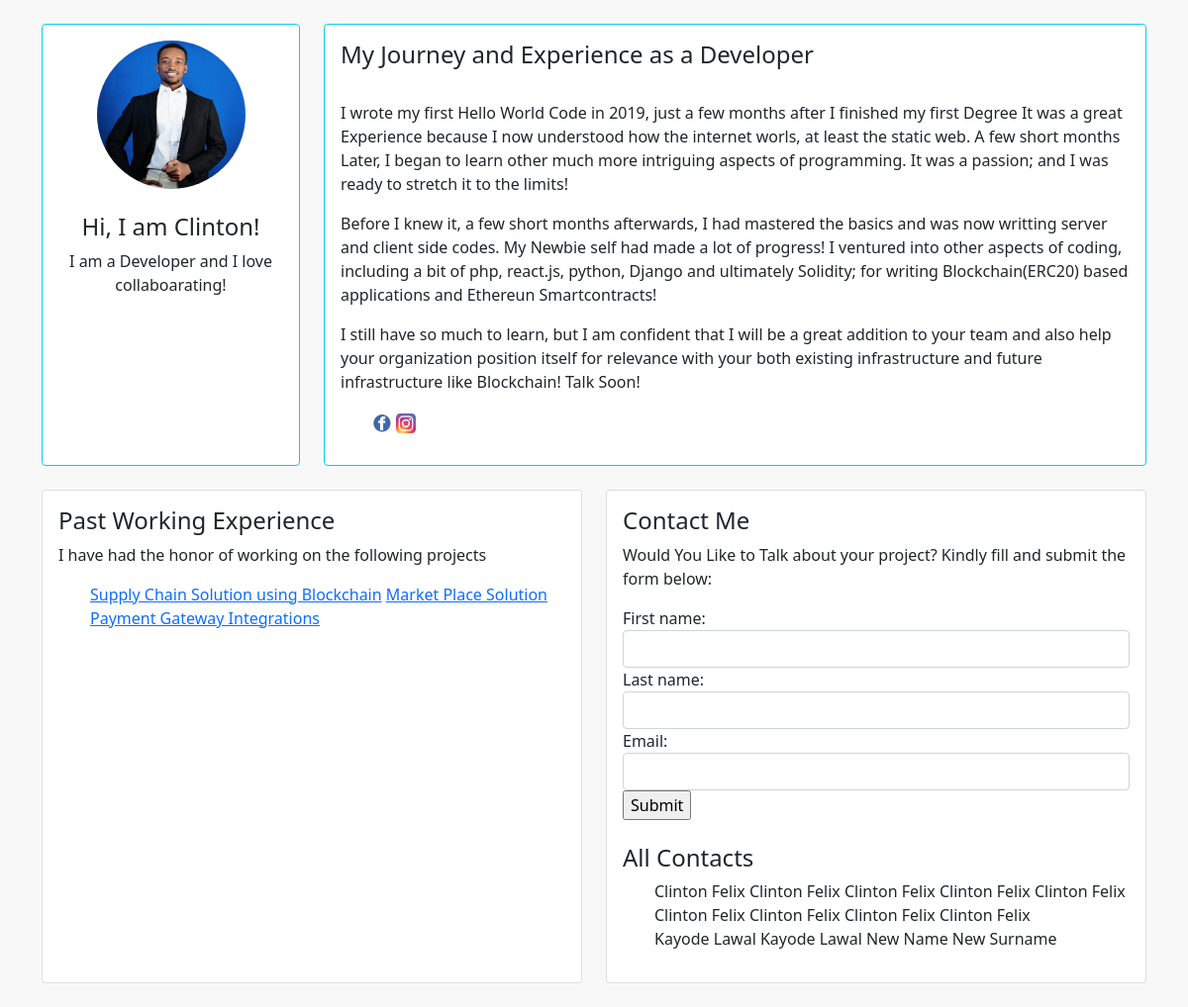
The page / on the database its author committed.
### base/models.py (models this page shows, shortened)
class Customer(models.Model):
    first_name = models.CharField(  max_length = 200)
    last_name = models.CharField(  max_length = 200)
    email = models.EmailField(  max_length = 200)

### base/views.py (the view)
# urls.py: 2. Add a URL to urlpatterns:  path('', views.home, name='home')
def home(request):
    form = CustomerForm()
    allFilledForm = Customer.objects.all()
    if request.method == 'POST':
        print(request.POST)
        form = CustomerForm(request.POST)
        if form.is_valid():
            form.save()
            return redirect('/')
    context = {'form':form, 'Customers': allFilledForm }
    return render(request, 'base/home.html', context)

### base/forms.py
class CustomerForm(ModelForm):
   class Meta:
         model = Customer
         fields = '__all__'
         widgets = {
            'email': forms.EmailInput(attrs={'class': 'form-control'}),
            'first_name': forms.TextInput(attrs={'class': 'form-control'}),
            'last_name': forms.TextInput(attrs={'class': 'form-control'}),
        }

### base/templates/base/home.html (shortened to what this page needs)
{% load static %}
<!DOCTYPE html>
<html>
    <head>
        <link href = "{% static '/css/main.css' %}" rel="stylesheet" type= "text/css">
        <link rel="stylesheet" href="https://cdn.jsdelivr.net/npm/bootstrap@5.1.0/dist/css/bootstrap.min.css">
    </head>
    <body>
        <br>
         <div class="container">
            <div class="row">
                <div class="col-md-3">
                    <div class="card card-body h-100 border-info" id="profile-wrapper">
                        <img id="profile-pic" src= "{% static 'images/profile.jpg' %}" alt="profile-pic">
                        <br>
                        <h4>Hi, I am Clinton!</h4>
                        <p>I am a Developer and I love collaboarating!</p>
                    </div>
                </div>
                <div class="col-md-9">
                    <div class="card card-body h-100 border-info">
                        <h4>My Journey and Experience as a Developer </h4>
                        <br>
                        <p>I wrote my first Hello World Code in 2019, just a few months after I finished my first Degree
                            It was a great Experience because I now understood how the internet worls, at least the static
                            web. A few short months Later, I began to learn other much more intriguing aspects of programming.
                            It was a passion; and I was ready to stretch it to the limits!
                        </p>
                        <p>
                            Before I knew it, a few short months afterwards, I had mastered the basics and was now writting
                            server and client side codes. My Newbie self had made a lot of progress! I ventured into other aspects
                            of coding, including a bit of php, react.js, python, Django and ultimately Solidity; for writing
                            Blockchain(ERC20) based applications and Ethereun Smartcontracts!
                        </p>
                        <p>
                            I still have so much to learn, but I am confident that I will be a great addition to your team and also
                            help your organization position itself for relevance with your both existing infrastructure and future
                            infrastructure like Blockchain! Talk Soon!
                        </p>
                        <ul class="social-links">
                            <li><img class="social" src="{% static 'images/fb.png' %}"></li>
                            <li><img class="social" src="{% static 'images/instagram.png' %}"></li>
                        </ul>
                    </div>
                </div>
            </div>
            <br>
            <div class="row">
                <div class="col-md-6 col-lg-6 col-sm-12">
                    <div class="card card-body h-100">
                        <h4>
                            Past Working Experience
                        </h4>
                        <p>
                            I have had the honor of working on the following projects
                        </p>
                        <ul>
                            <li>
                                <a href="#">Supply Chain Solution using Blockchain</a>
                            </li>
                            <li>
                                <a href="#"> Market Place Solution</a>
                            </li>
                            <li>
                                <a href="#"> Payment Gateway Integrations</a>
                            </li>
                        </ul>
                    </div>
                </div>
                <div class="col-md-6 col-lg-6 col-sm-12">
                    <div class="card card-body h-100">
                        <h4>Contact Me</h4>
                        <p>Would You Like to Talk about your project? Kindly fill and submit the form below:</p>
                        <form action="" method="post">
                             {{form}}
                             <input type="submit">
                        </form>
                        <br>
                        <h4>All Contacts</h4>
                        <ul>
                        {% for customer in Customers %}
                        <li>{{customer.first_name}} {{customer.last_name}}</li>
                        {% endfor %}
                        </ul>
                    </div>
                </div>
            </div>
            <br>
        </div>
    </body>
</html>

### staticfiles/css/main.css (style rules this page uses)
body { background-color: #f8f8f8 !important; }
#profile-wrapper { text-align: center; }
#profile-pic { width: 150px; height: 150px; margin-left: auto; border-radius: 50%; margin-right: auto; }
ul { padding: 0; list-style-type: none; }
.social-links ul, li { list-style-type: none; display: inline-block; }
.social { width: 20px; height: 20px; }

### rows shown on the page
Customer: first_name "Clinton", last_name "Felix"
Customer: first_name "Clinton", last_name "Felix"
Customer: first_name "Clinton", last_name "Felix"
Customer: first_name "Clinton", last_name "Felix"
Customer: first_name "Clinton", last_name "Felix"
Customer: first_name "Clinton", last_name "Felix"
Customer: first_name "Clinton", last_name "Felix"
Customer: first_name "Clinton", last_name "Felix"
Customer: first_name "Clinton", last_name "Felix"
Customer: first_name "Kayode", last_name "Lawal"
Customer: first_name "Kayode", last_name "Lawal"
Customer: first_name "New Name", last_name "New Surname"
